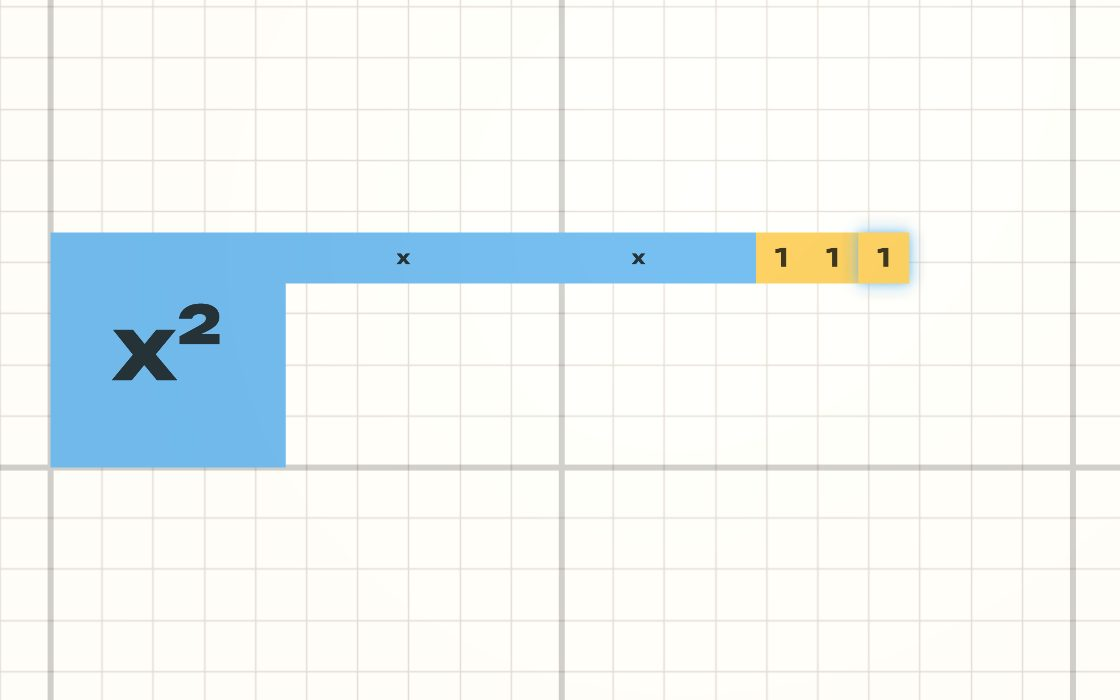
#> input picture prep-math/activity/base-blocks/img/algebra-tiles.jpg, 1120 x 700 px
$ python mask.py ../../prep-math/activity/base-blocks/img/algebra-tiles.jpg ../../prep-math/activity/base-blocks/img/area-frame.jpg
#> lines starting #> are read from the running program, lines starting #| are printed output that depends on the picture; after the words box and inside, x2 and y2 are one past the last pixel; in counts of white or black regions, pixels touching at a corner belong together
"""Make the white paper around a figure transparent, so the tracer never
draws it. Background = light pixels flood-filled from the border (plus any
extra seed points for enclosed gaps), grown by a couple of pixels so the
pale anti-aliased rim around the figure goes too."""
import sys
import numpy as np
from PIL import Image, ImageFilter
from collections import deque

src, out = sys.argv[1], sys.argv[2]
seeds = [tuple(int(v) for v in s.split(",")) for s in sys.argv[3:]]

im = np.array(Image.open(src).convert("RGB")).astype(int)
H, W, _ = im.shape
import os
LIM = int(os.environ.get("LIGHT", 232)); SAT = int(os.environ.get("SAT", 14)); GROW = int(os.environ.get("GROW", 5))
light = im.min(axis=2) >= LIM
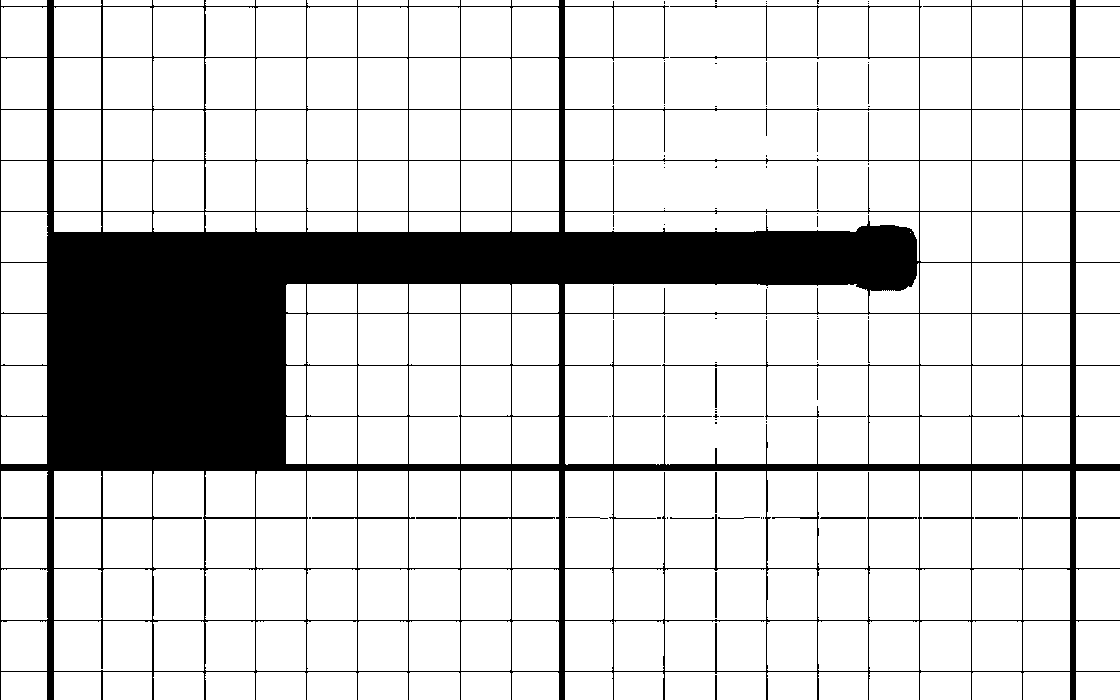
#> light: shape (700, 1120) bool; 82.8% white; 79 black regions (54 under 20 px), largest, box (x1, y1, x2, y2) and area: (0, 0, 1120, 700) 133058, (715, 572, 717, 618) 92, (820, 517, 866, 519) 91
# low saturation too, so pale blue hoodie / pale skin are not taken as paper
light &= (im.max(axis=2) - im.min(axis=2)) <= SAT
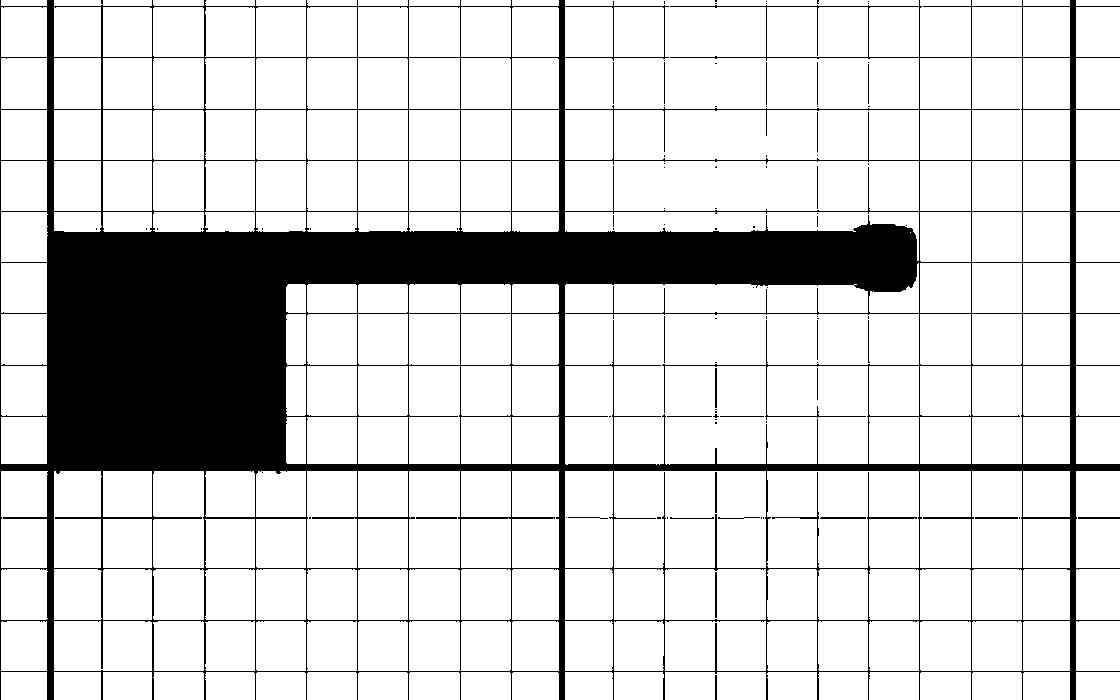
#> light: shape (700, 1120) bool; 82.8% white; 90 black regions (65 under 20 px), largest, box (x1, y1, x2, y2) and area: (0, 0, 1120, 700) 133467, (715, 572, 717, 618) 92, (820, 517, 866, 519) 91

bg = np.zeros((H, W), bool)
q = deque()
for x in range(W):
    for y in (0, H - 1):
        if light[y, x]: q.append((y, x))
for y in range(H):
    for x in (0, W - 1):
        if light[y, x]: q.append((y, x))
for (x, y) in seeds:
    q.append((y, x))
while q:
    y, x = q.popleft()
    if bg[y, x] or not light[y, x]:
        continue
    bg[y, x] = True
    if y > 0: q.append((y - 1, x))
    if y < H - 1: q.append((y + 1, x))
    if x > 0: q.append((y, x - 1))
    if x < W - 1: q.append((y, x + 1))
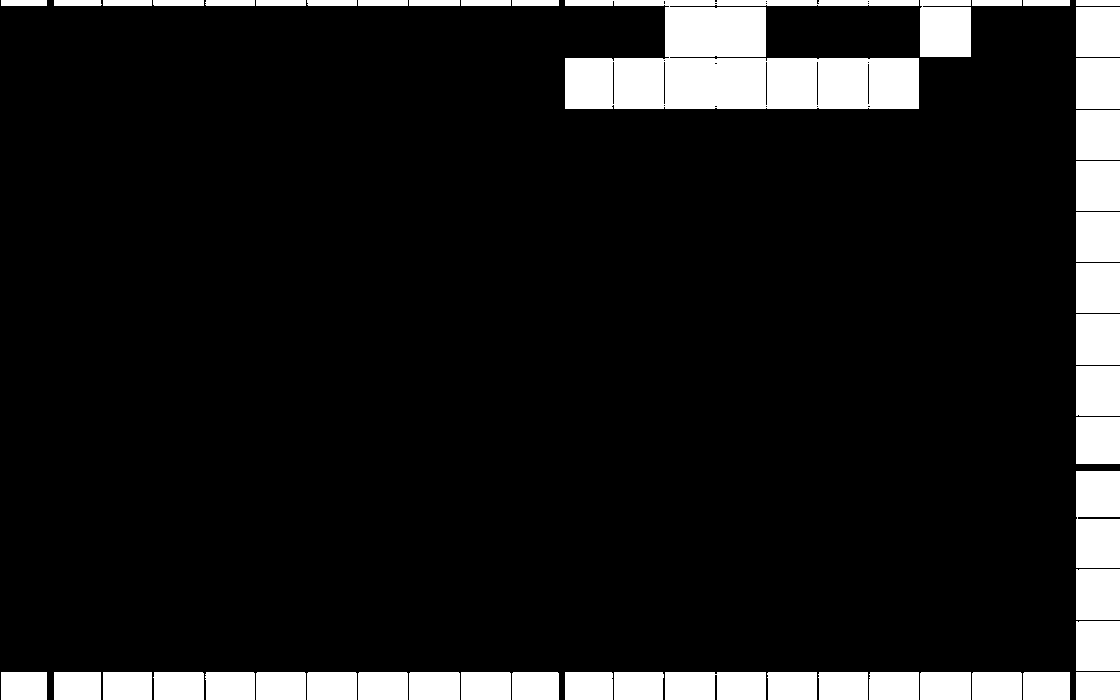
#> bg: shape (700, 1120) bool; 11.5% white; 49 white regions, largest, box (x1, y1, x2, y2) and area: (565, 0, 919, 109) 24946, (1076, 471, 1120, 568) 4182, (920, 0, 971, 57) 2856

# grow the background 2px into the pale rim
m = Image.fromarray((bg * 255).astype(np.uint8)).filter(ImageFilter.MaxFilter(GROW))
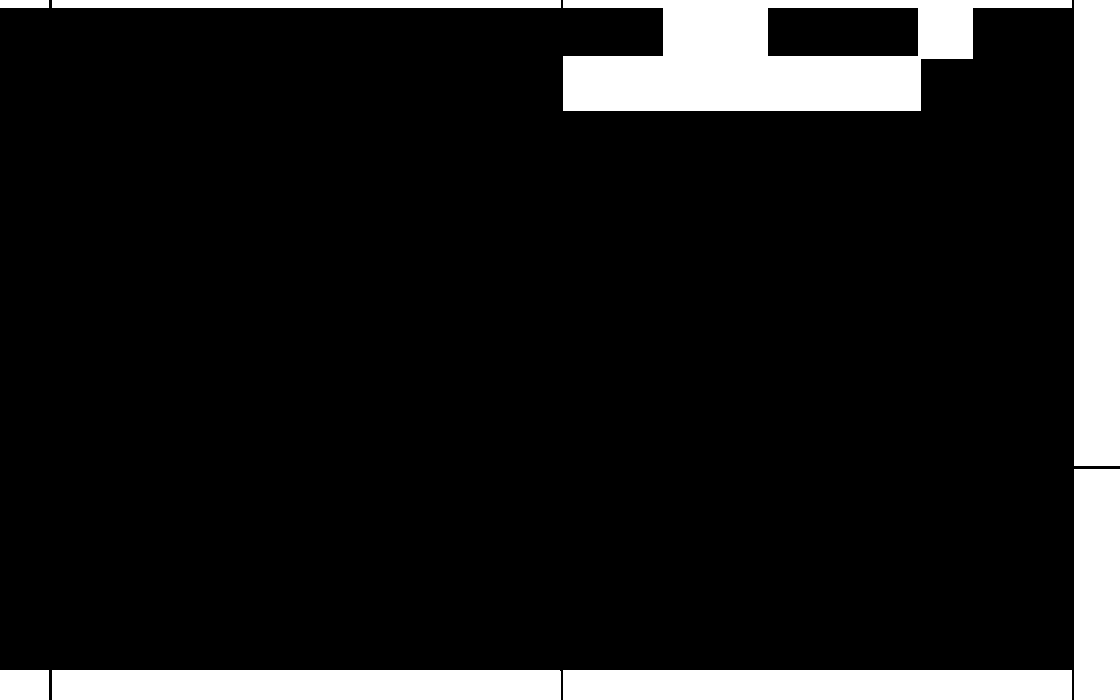
#> m: PIL image 1120x700 L; 12.8% white; 8 white regions, largest, box (x1, y1, x2, y2) and area: (563, 0, 1072, 111) 31598, (1074, 0, 1120, 466) 21436, (563, 670, 1072, 700) 15270
alpha = 255 - np.array(m)
rgba = np.dstack([im.astype(np.uint8), alpha.astype(np.uint8)])
Image.fromarray(rgba, "RGBA").save(out)
print("background", round(100 * (alpha == 0).mean(), 1), "%")
#| background 12.8 %

$ run again, on prep-math/activity/base-blocks/img/balance-scale.jpg
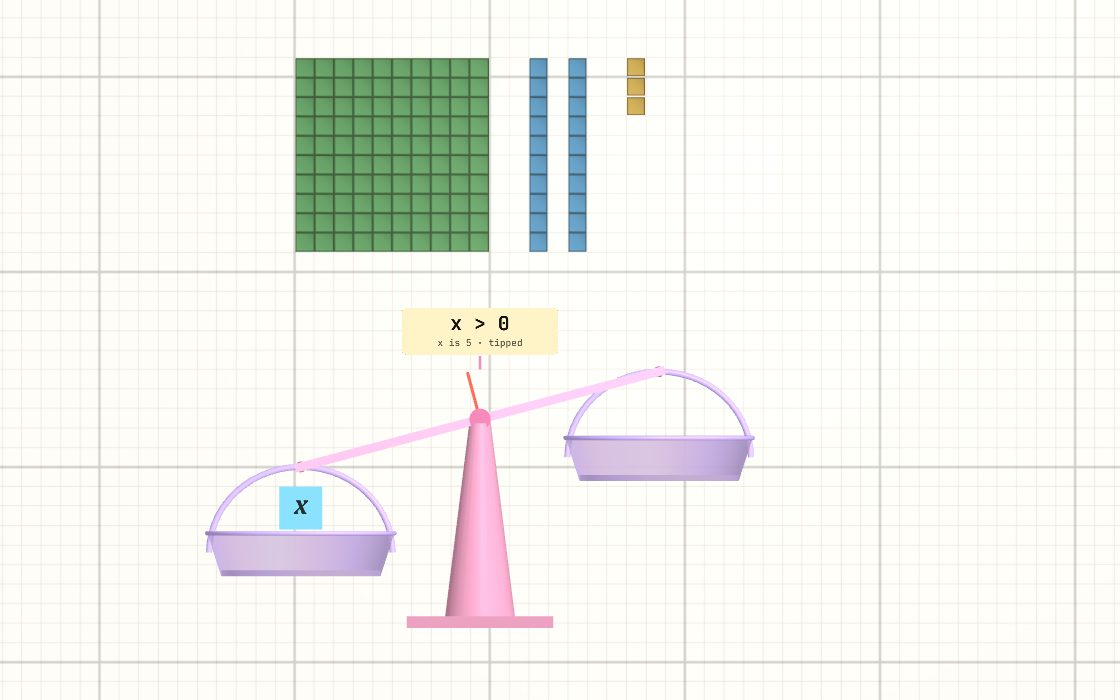
#> input picture prep-math/activity/base-blocks/img/balance-scale.jpg, 1120 x 700 px
#> `light &= (im.max(axis=2) - im.min(axis=2)) <= SAT`:
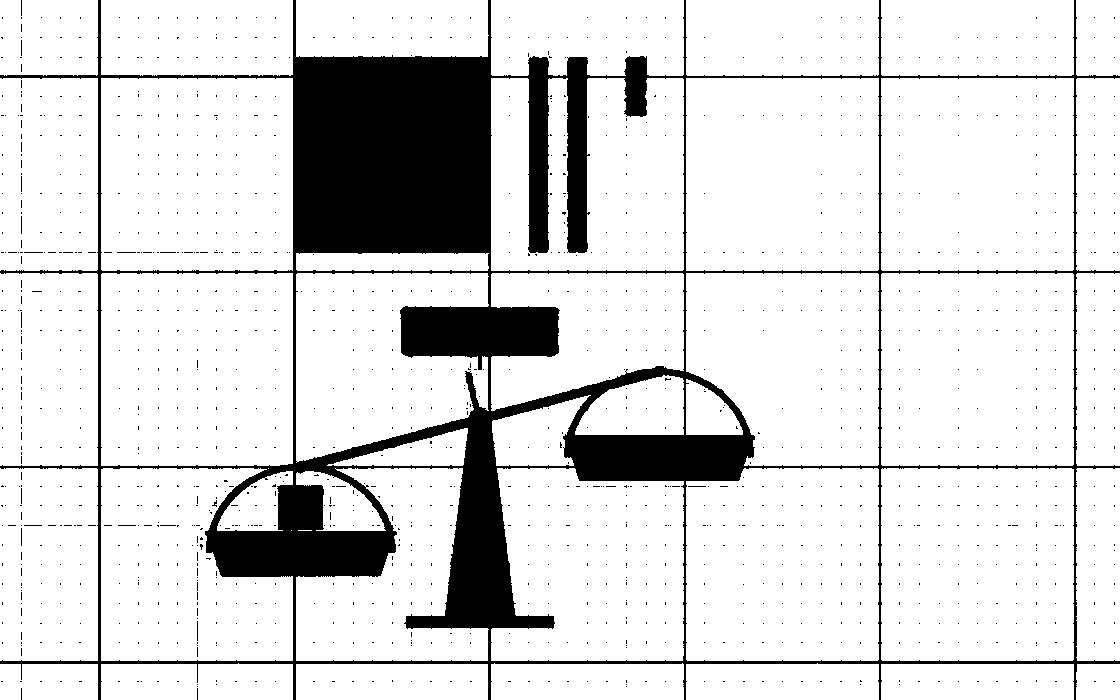
#> light: shape (700, 1120) bool; 85.6% white; 1433 black regions (1431 under 20 px), largest, box (x1, y1, x2, y2) and area: (0, 0, 1120, 700) 109893, (197, 621, 198, 641) 20
#> `m = Image.fromarray((bg * 255).astype(np.uint8)).filter(ImageFilter.Ma..`:
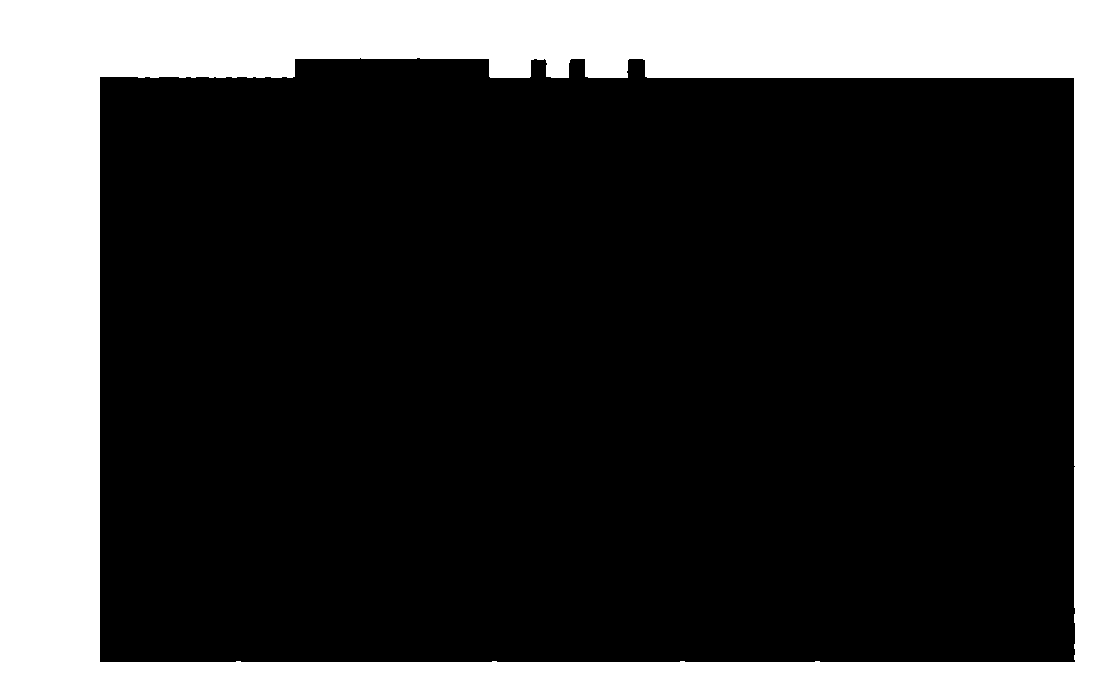
#> m: PIL image 1120x700 L; 26.8% white; 1 white region, box (x1, y1, x2, y2) and area: (0, 0, 1120, 700) 210454
#| background 26.8 %

$ run again, on prep-math/activity/base-blocks/img/base-blocks.jpg
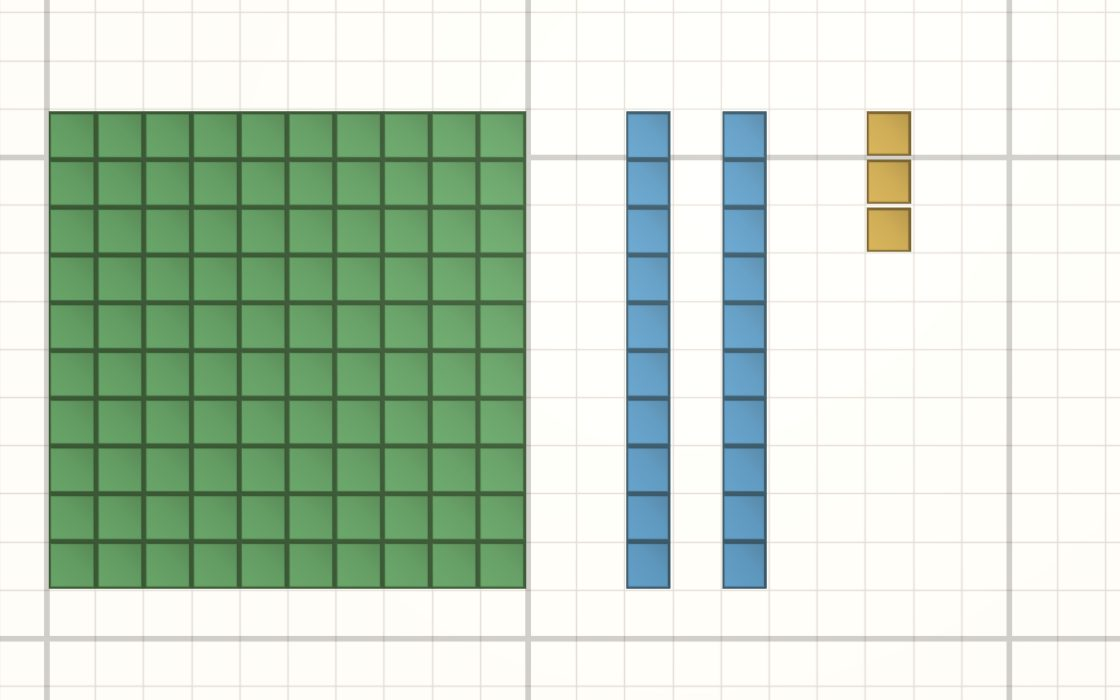
#> input picture prep-math/activity/base-blocks/img/base-blocks.jpg, 1120 x 700 px
#> `light &= (im.max(axis=2) - im.min(axis=2)) <= SAT`:
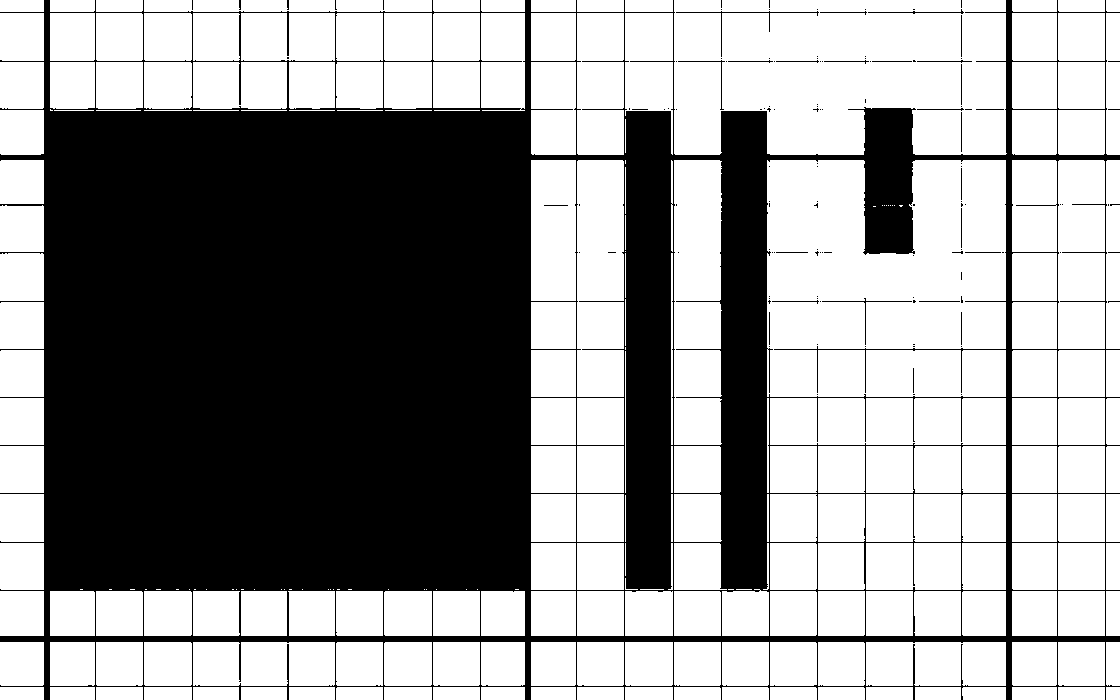
#> light: shape (700, 1120) bool; 59.5% white; 130 black regions (104 under 20 px), largest, box (x1, y1, x2, y2) and area: (0, 0, 1120, 700) 315474, (676, 11, 819, 57) 212, (822, 298, 912, 345) 138
#> `m = Image.fromarray((bg * 255).astype(np.uint8)).filter(ImageFilter.Ma..`:
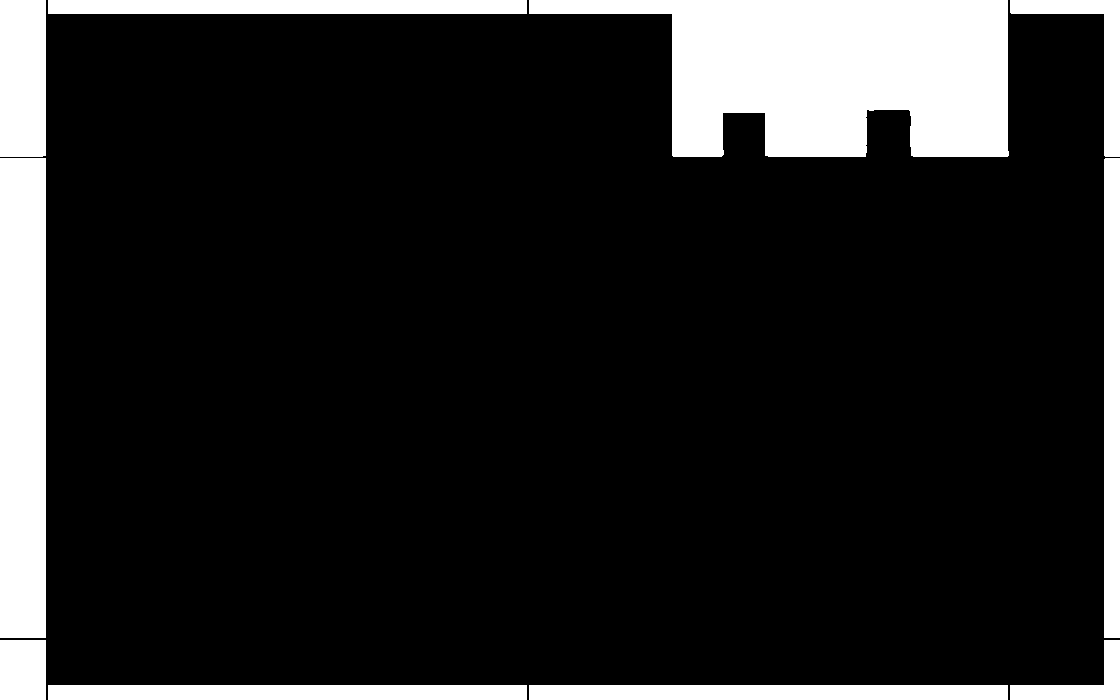
#> m: PIL image 1120x700 L; 15% white; 10 white regions, largest, box (x1, y1, x2, y2) and area: (529, 0, 1009, 157) 50868, (0, 158, 46, 638) 22080, (1104, 158, 1120, 638) 7679
#| background 15.0 %
